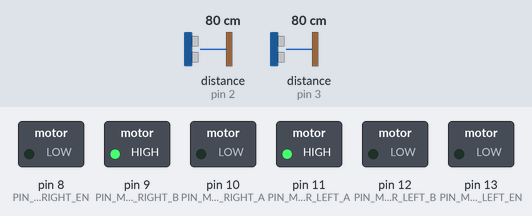
This sketch was run on a simulated Arduino Uno, built with avr-gcc and run on an emulated ATmega328P. Shown: switched loads named in the sketch (green lamp = pin HIGH). Wiring (inferred from the names in the program): 2 × ultrasonic range finder: trigger pin 4, echo pin 2 / trigger pin 5, echo pin 3. Inputs (shaded band) come from the test bench; at power-on: distance to the obstacle (sensors on pin 2, pin 3) 80 cm. The echo pulse lasts 58.3 µs per cm; pins used as bus, display or sensor lines are not drawn.

Above: at 2.3 s.
2.4 s: distance to the obstacle (sensor on pin 2) set to 2 cm
At 3.1 s:
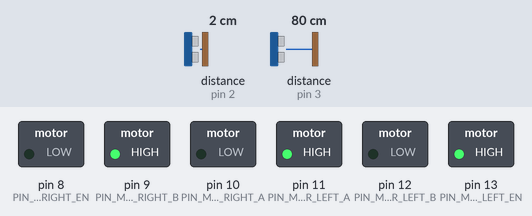
3.9 s: distance to the obstacle (sensor on pin 3) set to 110 cm
5.4 s: distance to the obstacle (sensor on pin 3) set to 118 cm
At 6.6 s:
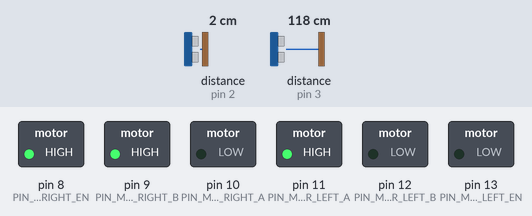
6.9 s: distance to the obstacle (sensor on pin 3) set to 2 cm
At 7.5 s:
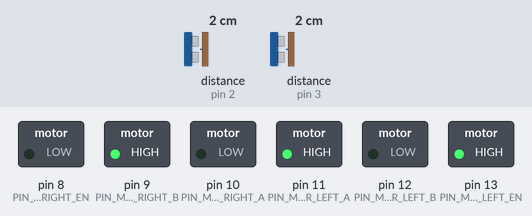
8.4 s: distance to the obstacle (sensor on pin 3) set to 120 cm
At 8.8 s:
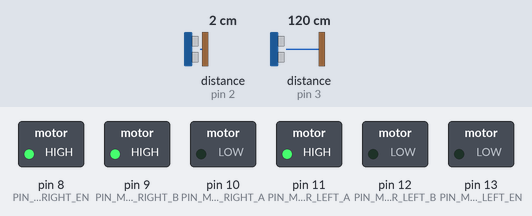
Timing chart, 0 to 10.9 s (numbered marks = the images above; inputs shaded):
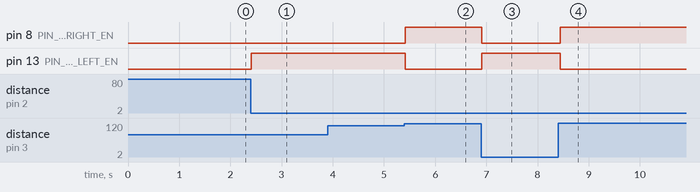

Measured:
- the behaviour switches between 112 and 113 cm on distance to the obstacle (sensor on pin 3) (found by bisection; images 1 and 2)
- after the input at 2.4 s, pin 13 (PIN_MOTOR_LEFT_EN): LOW → HIGH at once
- after the input at 3.9 s, every drawn part: stays the same
- after the input at 5.4 s, pin 8 (PIN_MOTOR_RIGHT_EN): LOW → HIGH at once; pin 13 (PIN_MOTOR_LEFT_EN): HIGH → LOW at once
- after the input at 6.9 s, pin 8 (PIN_MOTOR_RIGHT_EN): HIGH → LOW at once; pin 13 (PIN_MOTOR_LEFT_EN): LOW → HIGH at once
- after the input at 8.4 s, pin 8 (PIN_MOTOR_RIGHT_EN): LOW → HIGH at once; pin 13 (PIN_MOTOR_LEFT_EN): HIGH → LOW at once

The sketch:

wall_demo.ino
```cpp
// pins
#define PIN_MOTOR_LEFT_EN (13)
#define PIN_MOTOR_LEFT_A (11)
#define PIN_MOTOR_LEFT_B (12)

#define PIN_MOTOR_RIGHT_EN (8)
#define PIN_MOTOR_RIGHT_A (10)
#define PIN_MOTOR_RIGHT_B (9)

#define PIN_IR_FRONT_TRIG (4)
#define PIN_IR_FRONT_ECHO (2)
#define PIN_IR_REAR_TRIG (5)
#define PIN_IR_REAR_ECHO (3)

#define MOTOR_SPEED (127)
#define IR_BUFFER_SIZE (5)

int irFrontDesired;
int irBackDesired;

void setup() {
  pinMode(PIN_MOTOR_LEFT_EN, OUTPUT);
  pinMode(PIN_MOTOR_LEFT_A, OUTPUT);
  pinMode(PIN_MOTOR_LEFT_B, OUTPUT);

  pinMode(PIN_MOTOR_RIGHT_EN, OUTPUT);
  pinMode(PIN_MOTOR_RIGHT_A, OUTPUT);
  pinMode(PIN_MOTOR_RIGHT_B, OUTPUT);

  pinMode(PIN_IR_FRONT_TRIG, OUTPUT);
  pinMode(PIN_IR_REAR_TRIG, OUTPUT);

  // configure motors fwd, stopped
  analogWrite(PIN_MOTOR_LEFT_EN, 0);
  analogWrite(PIN_MOTOR_RIGHT_EN, 0);

  digitalWrite(PIN_MOTOR_LEFT_A, HIGH);
  digitalWrite(PIN_MOTOR_LEFT_B, LOW);
  digitalWrite(PIN_MOTOR_RIGHT_A, LOW);
  digitalWrite(PIN_MOTOR_RIGHT_B, HIGH);

  // calibrate IR
  irCalibrate();

  // populate buffers
  for (int i = 0; i < IR_BUFFER_SIZE; i++) {
    getFrontError();
    getBackError();
  }
}

void loop() {
  // constants
  float alpha = 1.5;
  float beta = 0.25;
  int nom_speed = 50;

  // calculate direct error
  int frontError = getFrontError();
  int backError = getBackError();

  // calculate indirect error
  int diffError = frontError - backError;
  int commError = frontError + backError;

  // control law
  int leftSpeed = (int) (nom_speed + alpha*diffError + beta*commError);
  int rightSpeed = (int) (nom_speed - alpha*diffError - beta*commError);

  // send to motors
  analogWrite(PIN_MOTOR_LEFT_EN, leftSpeed);
  analogWrite(PIN_MOTOR_RIGHT_EN, rightSpeed);

  // fix frequency
  // delay(50);
}

int getFrontError() {
  static int buffer[IR_BUFFER_SIZE] = {0};
  static int i = 0;

  // read
  buffer[i++] = readFront();
  if (i == IR_BUFFER_SIZE) {
    i = 0;
  }

  // get avg
  int average = 0;
  for (int j = 0; j < IR_BUFFER_SIZE; j++) {
    average += buffer[j];
  }
  average /= IR_BUFFER_SIZE;

  // get error
  return irFrontDesired - average;
}

int getBackError() {
  static int buffer[IR_BUFFER_SIZE] = {0};
  static int i = 0;

  // read
  buffer[i++] = readRear();
  if (i == IR_BUFFER_SIZE) {
    i = 0;
  }

  // get avg
  int average = 0;
  for (int j = 0; j < IR_BUFFER_SIZE; j++) {
    average += buffer[j];
  }
  average /= IR_BUFFER_SIZE;

  // get error
  return irBackDesired - average;
}

void irCalibrate() {
  const int samples = 10;
  long frontBuffer = 0;
  long backBuffer = 0;
  for (int i = 0; i < samples; i++) {
    frontBuffer += readFront();
    backBuffer += readRear();
    delay(100);
  }
  irFrontDesired = (int) (frontBuffer / samples);
  irBackDesired = (int) (backBuffer / samples);
}

int readFront() {
  digitalWrite(PIN_IR_FRONT_TRIG, LOW);
  delayMicroseconds(2);
  digitalWrite(PIN_IR_FRONT_TRIG, HIGH);
  delayMicroseconds(10);
  digitalWrite(PIN_IR_FRONT_TRIG, LOW);
  return pulseIn(PIN_IR_FRONT_ECHO, HIGH);
}

int readRear() {
    digitalWrite(PIN_IR_REAR_TRIG, LOW);
  delayMicroseconds(2);
  digitalWrite(PIN_IR_REAR_TRIG, HIGH);
  delayMicroseconds(10);
  digitalWrite(PIN_IR_REAR_TRIG, LOW);
  return pulseIn(PIN_IR_REAR_ECHO, HIGH);
}
```
